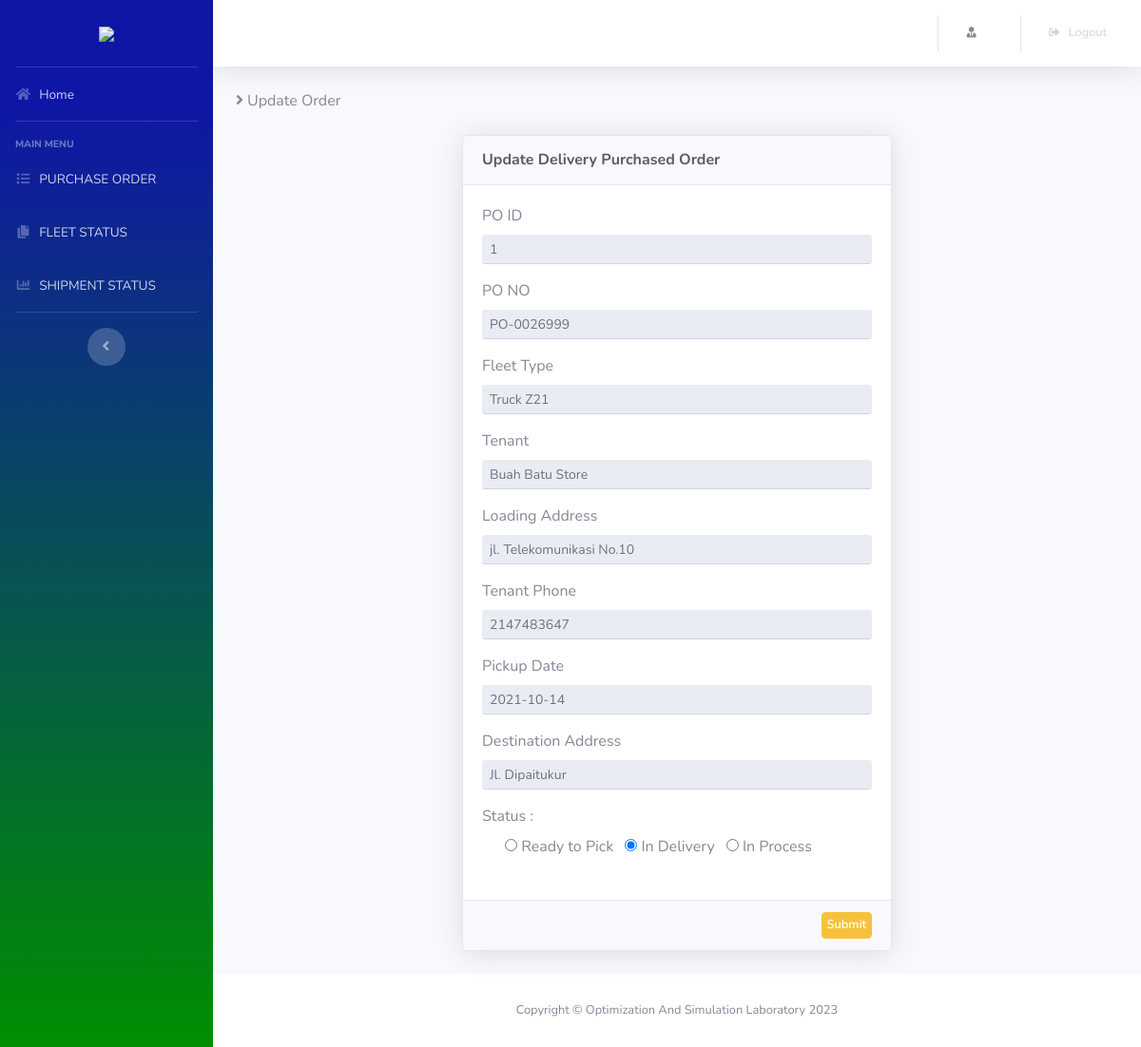
/views/user/transporter/update_purch_order.php?id=1, run on the app's committed database.
### tables this page shows
CREATE TABLE `delivery_order` (
  `po_id` int(10) NOT NULL,
  `po_no` varchar(20) DEFAULT NULL,
  `fleet_type` varchar(15) DEFAULT NULL,
  `tenant` varchar(50) DEFAULT NULL,
  `loading_address` varchar(100) DEFAULT NULL,
  `tenant_phone` int(15) DEFAULT NULL,
  `pickup_date` date DEFAULT NULL,
  `destination_address` varchar(100) DEFAULT NULL,
  `status` varchar(20) DEFAULT NULL
);

### views/user/transporter/update_purch_order.php (the view, shortened to what this page needs)
<?php
  include 'header.php';
  $po_id = $_GET['id'];
  $row_od = $dbconnect->query("SELECT * FROM delivery_order WHERE po_id='$po_id'");
  $data = $row_od->fetch();
?>
<div class="d-sm-flex align-Orders-center justify-content-between mb-4">
  <span><i class="fa fa-angle-right">&nbsp;</i>Update Order</span>
</div>
<div class="row justify-content-center">
  <div class="col-lg-6">
    <div class="card shadow mb-4">
		<div class="card-header py-3">
		<h6 class="m-0 font-weight-bold text-dark">Update Delivery Purchased Order</h6>
		</div>
		<form method="post" action="../../../system/update_purch_order.php">
			<div class="card-body">
	            <div class="form-group">
	                <label>PO ID</label>
	                <input type="text" class="form-control form-control-sm" name="po_id" value="<?php echo $data['po_id'] ?>" readonly>
	            </div>
	            <div class="form-group">
	                <label>PO NO</label>
	                <input type="text" class="form-control form-control-sm" name="po_no" value="<?php echo $data['po_no'] ?>" readonly>
	            </div>
				<div class="form-group">
	            	<label>Fleet Type</label>
	            	<input type="text" class="form-control form-control-sm" name="fleet_type" value="<?php echo $data['fleet_type'] ?>" readonly>
	        	</div>
	        	<div class="form-group">
	        		<label>Tenant</label>
	            	<input type="text" class="form-control form-control-sm" name="tenant" value="<?php echo $data['tenant'] ?>" readonly>
	        	</div>
	        	<div class="form-group">
	        		<label>Loading Address</label>
	            	<input type="text" class="form-control form-control-sm" name="loading_address" value="<?php echo $data['loading_address'] ?>" readonly>
	        	</div>
	        	<div class="form-group">
	        		<label>Tenant Phone</label>
	            	<input type="text" class="form-control form-control-sm" name="tenant_phone" value="<?php echo $data['tenant_phone'] ?>" readonly>
	        	</div>
	        	<div class="form-group">
	        		<label>Pickup Date</label>
	            	<input type="text" class="form-control form-control-sm" name="pickup_date" value="<?php echo $data['pickup_date'] ?>" readonly>
	        	</div>
	        	<div class="form-group">
	        		<label>Destination Address</label>
	            	<input type="text" class="form-control form-control-sm" name="destination_address" value="<?php echo $data['destination_address'] ?>" readonly>
	        	</div>
	        	<div class="form-group">
            		<label>Status :</label>
                <div class="form-group mx-4">
                    <?php
                    $A = null;
                    $B = null;
					$C = null;
                    switch ($data['status']) {
                      case 'In Delivery':
                        $B = 'checked';
                      break;
                    } ?>
                    <input type="radio" name="status" value="Ready to Pick" <?php echo $A; ?>>
                    <label class="mr-2">Ready to Pick</label>
                    <input type="radio" name="status" value="In Delivery" <?php echo $B; ?>>
                    <label class="mr-2">In Delivery</label>
					<input type="radio" name="status" value="In Process" <?php echo $C; ?>>
                    <label class="mr-2">In Process</label>
                </div>
          </div>
		    </div>
		    <div class="card-footer al-right">
	            <input type="submit" class="btn btn-sm btn-warning" value="Submit">
	        </div>
        </form>
    </div>
  </div>
</div>
<?php include 'footer.php' ?>

### data on the page
delivery_order: po_id "1", po_no "PO-0026999", fleet_type "Truck Z21", tenant "Buah Batu Store", loading_address "jl. Telekomunikasi No.10", tenant_phone "2147483647", pickup_date "2021-10-14", destination_address "Jl. Dipaitukur"
